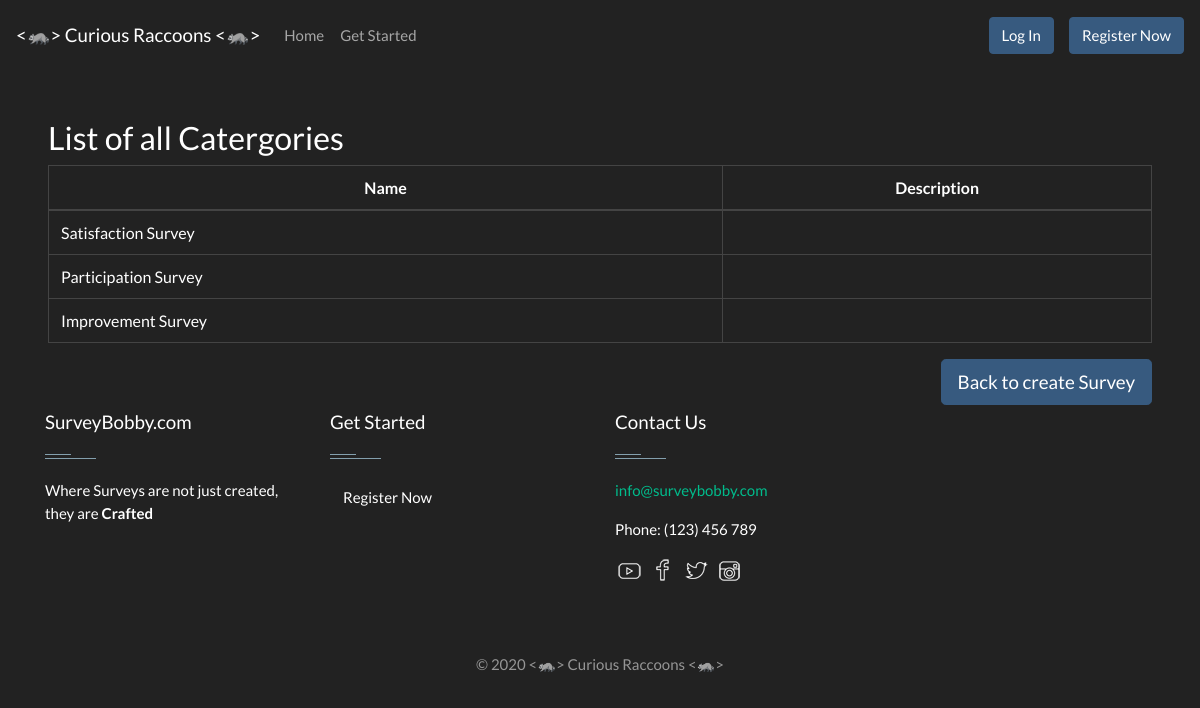
Screenshot of /listCategories.php with the database file from the repository.
### tables this page shows
CREATE TABLE `categories` (
  `id` int(255) NOT NULL,
  `name` varchar(255) NOT NULL,
  `description` varchar(255) DEFAULT NULL
);

### dbConnection.php (called while the page is built, shortened)
<?php
class Database
{
    private static $user = 'root';
    private static $password = '';
    private static $dsn = 'mysql:host=localhost;dbname=surveybobby';
    private static $dbcon;
    public static function getDb()
    {
        if (!isset(self::$dbcon)) {
            try {
                self::$dbcon = new PDO(self::$dsn, self::$user, self::$password);
            } catch (PDOException $e) {
                $msg = $e->getMessage();
                exit();
            }
        }
        return self::$dbcon;
    }
}
?>

### classes/category.php (called while the page is built, shortened)
<?php
class Category
{
    public function getAllCategories($dbcon){
        $sql = "SELECT * FROM categories";
        $pdostm = $dbcon->prepare($sql);
        $pdostm->execute();
        $categories = $pdostm->fetchAll(PDO::FETCH_OBJ);
        return $categories;
    }
}

### listCategories.php (the view, shortened to what this page needs)
<?php
require_once 'dbConnection.php';
require_once 'classes/category.php';
include_once 'header.php';
$c = new Category();
$categories =  $c->getAllCategories(Database::getDb());
$user_isAdmin=($_SESSION['userType'] );
?>
<html lang="en">
<head>
    <link href="https://stackpath.bootstrapcdn.com/bootswatch/4.4.1/darkly/bootstrap.min.css" rel="stylesheet">
</head>
<body>
<main class="m-5">
<h1 class="h3">List of all Catergories</h1>
    <table class="table table-bordered tbl">
        <thead class="text-center">
        <tr>
            <th scope="col">Name</th>
            <th scope="col">Description</th>
        </tr>
        </thead>
        <tbody>
        <?php foreach ($categories as $category) { ?>
            <tr>
                <td><?= $category->name ?></td>
                <td><?= $category->description ?></td>
            </tr>
        <?php } ?>
        </tbody>
    </table>
    <?php if ($user_isAdmin == 1){?>
    <a href="addcategory.php" id="btn_addCategory" class="btn btn-success btn-lg float-right">Add Category</a>
    <?php } ?><?php if ($user_isAdmin == 0){?><div>
    <a href="createSurvey.php" class="btn btn-primary btn-lg float-right">Back to create Survey</a></div>
    <?php } ?>
</main>
</body>
</html>
<?php include_once 'footer.php';?>

### css/footerStyle.css (style rules this page uses)
.btn { background-color: #ff8d1e; color:#fff; }

### rows the page displays
categories: name "Satisfaction Survey"
categories: name "Participation Survey"
categories: name "Improvement Survey"

### other values shown
date ('Y') "2020"
